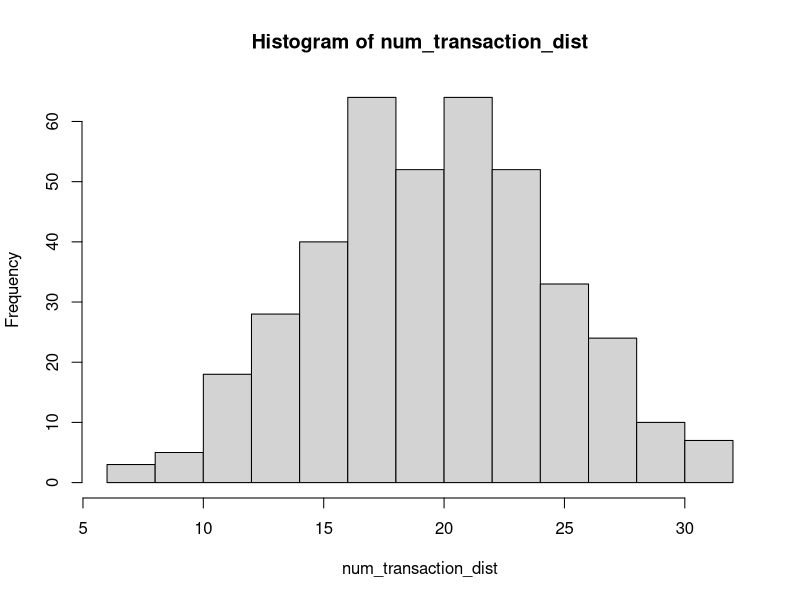
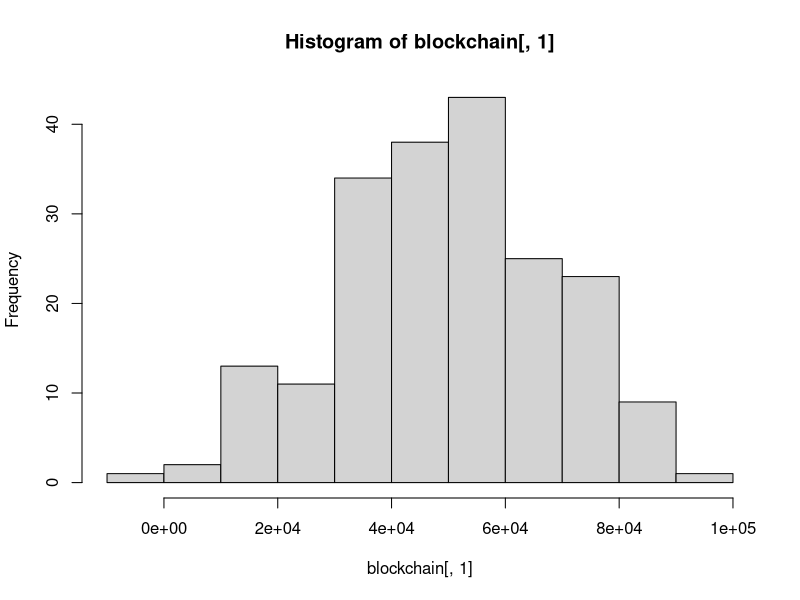

The R source for these figures, in order: (Note: a time limit stopped this script after it produced the figures.)
# Monero dynamic blocksize simulator script
# 2017 Gingeropolous

# install.packages("ggplot2")
# install.packages("reshape")

#Only this one is necessary. Tried the above to to try and get some graphs but lost patience. 
# install.packages("digest")

library(digest)
#library(adagio)
# require(ggplot2)
# require(reshape)

setwd("/home/user/Desktop/r-blockchain-sim/")
# sink('blocksim_output.txt')


# PARAMETERS TO MODIFY
tx_mean <- 20 # mean number of transactions to add to txpool during each block
tx_sd <- 5 # standard deviation for that 
# Our Transaction Number Distribution. Just run these lines to see the distribution
num_transaction_dist <- floor(rnorm(400, mean=tx_mean, sd=tx_sd))
hist(num_transaction_dist)

num_blocks <- 720 # Number of blocks to run simulation. 720 = 1 day
default_mult <- 4 # The default fee multiplier
spike_factor <- 3 # The multiplier of simulated transaction spikes that defy the normal distribution
wallet_auto_fee <- FALSE # When I figure out how to code the auto fee I'll play with it

gen_coins <- 14092278e12 # Total generated coins grabbed from moneroblocks.info circa 3/12/2017
plus_one <- FALSE # This triggers the experimental +1 policy, where there is no fee

# Formulas and parameters that can be modified 

ref_base <- 10e12
CRYPTONOTE_BLOCK_GRANTED_FULL_REWARD_ZONE_V2 <- 60000 # new on is 300000, old one is 60000
fee_factor <- 0.004e12

# Write the new start of the blockchain text file
cat(c(date(),"New blockchain run","Number of blocks",num_blocks,"default multiplier",default_mult,"spike factor",spike_factor,"tx_mean",tx_mean,"tx_sd",tx_sd) , file = "live_blockchain.txt", sep = "\n", fill = FALSE, labels = NULL, append = FALSE)


#Formula sources

#From: https://en.wikipedia.org/wiki/Monero_(cryptocurrency)#Features
# max(0.6, floor((tot_coins − gen_coins)*2e−19)*10e−12)
# max(0.6, floor((M − A)×2−19)×10−12) XMR, with M = 264 − 1 and A = 1012 times the amount of XMR already emitted).


#From: http://monero.stackexchange.com/questions/2531/how-does-the-dynamic-fee-calculation-work
#fee = (R/R0) * (M0/M) * F0
#R: base reward
#R0: reference base reward (10 monero)
#M: block size limit
#M0: minimum block size limit (60000)
#F0: 0.002 monero

#From: https://github.com/monero-project/monero/pull/1276/files#diff-1279d7b0ddc432573cd2bd8c6e632c1fR2718
# uint64_t unscaled_fee_per_kb = (DYNAMIC_FEE_PER_KB_BASE_FEE * CRYPTONOTE_BLOCK_GRANTED_FULL_REWARD_ZONE_V2 / median_block_size);

# These shouldn't be modified
size_block_template <- 0 # Don't modify
tot_coins <- 0xffffffffffffffff # Grabbed from moneromooos thing. Hooray R can read this nonsense

# Create a tx_pool, where each transaction is merely identified by the fee multiplier associated with it
# Transactions will be added to the pool by appending to it, so the higher index of the transaction, the newer the transaction
# tx_pool <- c() # should declare empty? screw it, we're not concerned with memory performance
#I think this should be a matrix

tx_pool <- matrix(NA,ncol = 5)

# Tx pool format:
# Col 1: block entered
# Col 2: fee
# Col 3: hash
# Col 4: tx_size, currently fixed, but will at some point be variable
# Col 5: fee multiplier

# Create a blockchain, and boostrap it with a median as pulled from the existing blockchain
blockchain <- matrix(NA,nrow=200, ncol = 10)
blockchain[,1] <- (rnorm(200, mean=51983.5, sd=20000))
hist(blockchain[,1])

# Block header format
# Col 1: block size
# Col 2: Number of transactions
# Col 3: unmodified base reward
# Col 4: Penalty
# Col 5: Total fees
# Col 6: Final block reward
# Col 7: Remaining transaction in txpool
# Col 8: Number transaction entered into pool in this block
# Col 9: Max age of transaction that was added to this block
# Col 10: Median past 100

bcnames <- c("Block Size","Transactions in block","Base Reward","Block Penalty","Fees in Block","Total Block Reward with Fees","Remaining of txs in txpool","Num transactions entered into txpool","Oldest.tx","Median100")

tmpltnames <- c("Blocktime added to txpool","Fee","Hash","Size","Multiplier")


# This is the beginning of the simulated blockchain. It will run num_blocks many times.
for (i in 1:num_blocks) {
  print("Beginning of block loop")
  print(i)
  #Take care of base reward!
  base_reward <-( tot_coins - gen_coins ) * 2^-19 
  if (base_reward < 600000000000) { base_reward <- 600000000000 }
  
  # Lets generate some fake numbers!
  
  # Number of transactions being created by users and added to the txpool in this block
  num_tx <- rnorm(1, mean=tx_mean, sd=tx_sd) # Genernate the number of transactions that are getting into the mempool during this block
  if (num_tx < 0 ) {num_tx <- 0} # If the numberis below 0, then force to 0. Skews the distribution to 0,
  if (i ==1 ) {num_tx <- 10} # Prevents dimension problem if first transaction pool is 0
  
  # A random function to create large influxes of transactions that defy the normal distribution, spike
  
  spike <- runif(1) # Probability of pool dump randomizer, or just large transaction entrance
  if (spike > 0.95 ) {num_tx <- num_tx*spike_factor}
  
  num_tx=floor(num_tx*(1+sin(i/180)))
  
  #pprint("Number of transactions")
  #print(num_tx)
  
  # What is the current size of the transaction pool
  tx_pool_num <- nrow(tx_pool)

  # What is the current median of the last 100 blocks
  size_of_blockchain <- nrow(blockchain)
  last_100 <- c(blockchain[(size_of_blockchain-99):size_of_blockchain],1)
  med_100 <- as.numeric(median(last_100))
  cat(c("Original med_100 calc:",med_100) , file = "live_blockchain.txt", sep = "\n", fill = TRUE, labels = NULL, append = TRUE)
  if (med_100 < CRYPTONOTE_BLOCK_GRANTED_FULL_REWARD_ZONE_V2) {med_100 <- CRYPTONOTE_BLOCK_GRANTED_FULL_REWARD_ZONE_V2}

  #Lets try the per kb fee
  #The one below, as documented on the SE and on bitcointalk, doesn't seem to actually be implemented in the code
  #fee <- (base_reward/ref_base)*(min_block/block_size_limit)*fee_factor  
  #This one seems to be implemented
  # unscaled_fee_per_kb = (DYNAMIC_FEE_PER_KB_BASE_FEE * CRYPTONOTE_BLOCK_GRANTED_FULL_REWARD_ZONE_V2 / median_block_size);
 
  # From jollymorts work: https://github.com/JollyMort/monero-research/blob/master/Monero%20Dynamic%20Block%20Size%20and%20Dynamic%20Minimum%20Fee/Monero%20Dynamic%20Block%20Size%20and%20Dynamic%20Minimum%20Fee%20-%20DRAFT.md
  
  # F_mc = (R / R_0) * (M_0 / M) * F_0
  #where R_0 = 10 monero is the reference base reward, and F_0 = 0.002 monero / kB.
  # where R is the base block reward, B the block size and M the median block size of the last 100 blocks. The penalty doesn't come in effect unless B > M_0, where M_0 = 60000 bytes is the minimum penalty-free block size. Maximum allowed block size is 2 * M, at which the full base block reward is witheld.
  R <- base_reward
  R_0 <- ref_base
  M <- med_100
  M_0 <- CRYPTONOTE_BLOCK_GRANTED_FULL_REWARD_ZONE_V2
  F_0 <- fee_factor
  
  BASE_FEE_PER_KB <- fee_factor
  MIN_BLOCK_SIZE_MEDIAN <- CRYPTONOTE_BLOCK_GRANTED_FULL_REWARD_ZONE_V2
  median_size <- med_100
  subsidy <- base_reward
  REFERENCE_SUBSIDY <- ref_base
  
  #Moneromoooos
  #perkb_fee <- BASE_FEE_PER_KB * MIN_BLOCK_SIZE_MEDIAN / median_size * subsidy / REFERENCE_SUBSIDY
  
  #Jollymorts
  perkb_fee = (R / R_0) * (M_0 / M) * F_0
  
  # perkb_fee <- fee_factor*CRYPTONOTE_BLOCK_GRANTED_FULL_REWARD_ZONE_V2/med_100
  mult <- default_mult
  # Lets try simulating transactions being created during this block    

    for (p in 1:num_tx) {  
    
    # These are some really quanticed transactions!
    tx_size_random <- runif(1) 
    if(tx_size_random <= 0.5) {tx_base <- 12.65
    } else if (tx_size_random > 0.5 && tx_size_random <= 0.75) {tx_base <- 49.89
    } else if (tx_size_random > 0.75 && tx_size_random <= 0.85) {tx_base <- 23.57
    } else if (tx_size_random > 0.85 && tx_size_random <= 0.90) {tx_base <- 17.06
    } else if (tx_size_random > 0.90 && tx_size_random <= 0.98) {tx_base <- 37.58
    } else if (tx_size_random > 0.98 && tx_size_random <= 1.00) {tx_base <- 62.58
    } else {tx_base <- 12.66}
    
    tx_size <- rnorm(1, mean=(tx_base*1024), sd=1024) 
    #hist(rnorm(500, (tx_base*1024), sd=256))
    
    
    if (wallet_auto_fee == TRUE) {
      # skip for now. Need to add back in if tx_pool_size > med_100
    } else {
      transaction <- c(i,mult*perkb_fee*(tx_size/1024),digest(runif(1),algo="md5"),tx_size,mult) # Add the transaction to the mempool, 
      # Where the transaction is identified by the block # its added in, the fee multiplier, a random hash, and the transaction size
      tx_pool <- rbind(tx_pool,transaction) 
    }
  }
  
  # OK, lets try to make a block and add it to the chain and delete the transactions from the transaction pool
  # This is gonna be a bitch
  
  tx_pool_copy <- tx_pool # Lets not mess with the main transaction pool. This is useless. Dunno why I copied.
  block_template <- matrix(NA, ncol = 5)
  # initiate the block template, creating a random hash, and the size comes from 0.0928*1024
  block_template[1,] <- c(0,0,digest(runif(1),algo="md5"),95.0272,0) 
  #print("Before blockfill loop")
  #print(block_template)
  
  countloop <- 0 # Was for debugging how many times the blockfill loop ran
  
  if (nrow(tx_pool_copy) == 0) {print("Tx pool empty") # Empty transactions pools cause the sim to break
    } else {
  
  # blockfill can be found here
  #  https://github.com/monero-project/monero/blob/c642d3224c65c993ded9423358c818b83b7d74b9/src/cryptonote_core/tx_pool.cpp#L609  
  # On review, that algo seems to prioritize by fee and then by age of transaction. 
    
  repeat { # This is the beginning of the block template loop
    countloop <- countloop + 1 # This was for debugging. Shows how many times it takes to fill a block
    size_block_template <- sum(as.numeric(block_template[,4]))
    cat(c("Countloop: ",countloop," Original size_block_template:",size_block_template) , file = "live_blockchain.txt", sep = "\n", fill = TRUE, labels = NULL, append = TRUE)
  # First, we'll see if there are any high fee transactions in the mempool
    
    if (nrow(tx_pool_copy) == 0) { # Introduced because buggy if txpool gets emptied by blockfilling process 
      print("Tx pool empty and detected in blockfill loop")
      break 
      } else {


    # P_current = R * ((B / M) - 1) ^ 2
    
    # Column 6: shows the difference between the current median and the new potential blocksize with the transaction added
    tx_pool_comp <- cbind(tx_pool_copy,c(M-size_block_template))
    # Column 7: This line will calculate P_current if the transaction is added to the block
    # R * ( (B / M) - 1) ^ 2
    tx_pool_comp <- cbind(tx_pool_comp,c(R * ( ( (as.numeric(tx_pool_comp[,4]) + size_block_template) / med_100) -1 ) ^ 2 ))
    # Column 8: This line will calculate the total blockreward if the transaction is added to the block template
    tx_pool_comp <- cbind(tx_pool_comp,c(as.numeric(tx_pool_comp[,2])+base_reward-as.numeric(tx_pool_comp[,7])))
    
    tx_pool_comp <- tx_pool_comp[complete.cases(tx_pool_comp),,drop=FALSE] # Get rid of the goddamned NA
    tx_pool_copy <- tx_pool_copy[complete.cases(tx_pool_copy),,drop=FALSE] # Get rid of the goddamned NA
    
    # For reference
    # P_current = R * ((B / M) - 1) ^ 2
    # F_mc = (R / R_0) * (M_0 / M) * F_0
    # where R_0 = 10 monero is the reference base reward, and F_0 = 0.002 monero / kB.
    # where R is the base block reward, B the block size and M the median block size of the last 100 blocks. The penalty doesn't come in effect unless B > M_0, where M_0 = 60000 bytes is the minimum penalty-free block size. Maximum allowed block size is 2 * M, at which the full base block reward is witheld.
    # This is used in the final if statement. Need to modify to match the other penalize calculation
  
    # TX_POOL_COMP format
    # Col 1: block entered
    # Col 2: fee
    # Col 3: hash
    # Col 4: tx_size
    # Col 5: fee multiplier 
    # Col 6: size difference: Median - new candidate block with this transaction
    # Col 7: P_current if this transaction is added to the current block template
    # Col 8: Total block reward if this transaction is added to block template
    
    #find the highest fee multiplier and subset the pool into a high multiplier pool
    highest_mult <- max(as.numeric(tx_pool_comp[,5])) # find the highest fee MULTIPLIER
    high_mult_index <- c(which(as.numeric(tx_pool_comp[,5]) == highest_mult)) # Get row indexes of all the transactions with this multiplier
    high_mult_pool <- rbind(tx_pool_comp[high_mult_index,]) # Create sub matrix of the high transactions
    block_ordered_pool <- high_mult_pool[sort.list(high_mult_pool[,1]),,drop=FALSE] # Sort the high fee subset by when they were added to the tx pool
    
    # Could be a way to do all this without copying the data. Sort a bunch of vectors or something. 
    
    # Need to use the difference between median and current blocksize to subset pool for candidates and then sort that pool by block age
    
    #cat("TX_POOL_COMP" , file = "live_blockchain.txt", sep = "\n", fill = TRUE, labels = NULL, append = TRUE)
    #write.table(tx_pool_comp, file="live_blockchain.txt", row.names=FALSE, col.names=FALSE, append = TRUE, quote=FALSE, sep = "\t")
    
    if (size_block_template + as.numeric(block_ordered_pool[1,4]) <= med_100) {
      #So this is the easiest. If the block is lower than the median, we just add most recent and highest fee (would be the most profitable)
      #print("First if")
      #print(countloop)
      #print(block_ordered_pool[1,]) # For logging
      print("First if triggered")
      new_transaction <- block_ordered_pool[1,1:5]
      P_current <- 0
      
      } else if (size_block_template + as.numeric(block_ordered_pool[1,4]) > med_100) {
        print("Second if triggered - standard addition goes over median")
        highest_gain <- max(as.numeric(tx_pool_comp[,8]))
        stuff_index <- c(which(as.numeric(tx_pool_comp[,4]) <= as.numeric(tx_pool_comp[,6])))
        if (highest_gain >= 0) {
          print("Second sub-if. A normal ordered transaction can't fit, we can't stuff another in, and there is a high gain transaction")
          high_gain_index <- c(which(as.numeric(tx_pool_comp[,8]) == highest_gain)) # Get row indexes of all the transactions with this gain
          if (length(high_gain_index) > 1) {high_gain_index <- high_gain_index[1]} # In future can make this random but screw it for now
          new_transaction <- tx_pool_comp[high_gain_index,1:5]
          P_current <- as.numeric(tx_pool_comp[high_gain_index,7])
        
        } else if (length(stuff_index >= 1)) {
          print("First sub-if. Things can still fit in the block, just not the one that should go in based on transaction age")
          stuff_pool <- tx_pool_comp[stuff_index,,drop=FALSE] # Extract the transactions that will fit
          block_ordered_stuff <- stuff_pool[sort.list(stuff_pool[,1]),,drop=FALSE] # Sort these based on their block age
          new_transaction <- block_ordered_stuff[1,1:5]
          P_current <- 0
        
        } else {
          print("Break out of blockfill because over median and no gain possible")
          break
      }
    } else { 
      print ("No blockfill conditions met at all")
      break
      }
    
    block_template <- rbind(block_template,new_transaction) # Add a transaction to the block template
    tx_index <- which(tx_pool_copy[,3] == new_transaction[3]) # Use the hash identifier to get index of transaction in original txpool
    tx_pool_copy <- tx_pool_copy[-tx_index,,drop = FALSE] # delete this transaction from the tx_pool_copy, drop=FALSe prevents the fucker from turning into a vector
    
 } # end of second else for the tx_pool being non-empty
 } # This is the end of the Repeat Loop for creating a block template
  } # end of first else for the tx_pool being non-empty
  
    newblocksize <- sum(as.numeric(block_template[,4]))
    newblocktx <- nrow(block_template)
    new_base_reward <- base_reward - P_current
    newblockfees <- sum(as.numeric(block_template[,2]))
    newblockreward <- base_reward - P_current + newblockfees

    
  #print("We made it out of the blockfill loop")
  # Block header format
  # Col 1: block size
  # Col 2: Number of transactions
  # Col 3: unmodified base reward
  # Col 4: Penalty
  # Col 5: Total fees
  # Col 6: Final block reward
  # Col 7: Remaining transaction in txpool
  # Col 8: Number transaction entered into pool in this block
  # Col 9: Max age of transaction that was added to this block
  # Col 10: Median 100
  
  # Lets add a new block to the chain !!!
  
  newblock <- c(newblocksize,newblocktx,new_base_reward,P_current,newblockfees,newblockreward,(nrow(tx_pool_copy)),num_tx,i-max(as.numeric(block_template[,1])),med_100)
  #print(newblock)
  blockchain <- rbind (blockchain,newblock)
  
  colnames(block_template)<-tmpltnames
  
  tx_pool <- tx_pool_copy
  cat("New block being added" , file = "live_blockchain.txt", sep = "\n", fill = FALSE, labels = NULL, append = TRUE)
  cat(c(bcnames,"\n"), file = "live_blockchain.txt", sep = "\t", fill = FALSE, labels = NULL, append = TRUE)
  cat(c(newblock,"\n"), file = "live_blockchain.txt", sep = "\t", fill = FALSE, labels = NULL, append = TRUE)
  cat("Block Template" , file = "live_blockchain.txt", sep = "\n", fill = TRUE, labels = NULL, append = TRUE)
  cat(c(tmpltnames,"\n"), file = "live_blockchain.txt", sep = "\t", fill = TRUE, labels = NULL, append = TRUE)
  write.table(block_template, file="live_blockchain.txt", row.names=FALSE, col.names=FALSE, append = TRUE, quote=FALSE, sep = "\t")
  
  #print("Iteration")
  #print(i)
  #print("New Block Info")
  #print(newblock)
  
  gen_coins <- gen_coins + new_base_reward
  
  # Rest all these variables
  #Sys.sleep(1)
  last <- 200+i
  if (i > 2 && as.numeric(blockchain[last,7]) > 500*(as.numeric(blockchain[last,2]))) 
  {
    print("Tx pool grew to 500 X the most recent number of transactions added to block. Stopping simulation")
    cat(c("Tx pool grew to 500 X the most recent number of transactions added to block. Stopping simulation. Size of tx_pool",nrow(tx_pool_copy)) , file = "live_blockchain.txt", sep = "\n", fill = TRUE, labels = NULL, append = TRUE)
    break
  }
} # End of primary for loop

synth_blockchain <- blockchain[complete.cases(blockchain),]


#matplot(synth_blockchain,type="l",)
#legend("bottom", inset=.05, legend=bcnames, pch=1, col=c(2,4), horiz=FALSE)

nums <- seq(1,nrow(synth_blockchain),1)
#synth_blockchain <- cbind(synth_blockchain,nums)
colnames(synth_blockchain)<-bcnames
bcdf <- data.frame(synth_blockchain,row.names=nums)

#sink()

write.table(bcdf, file = "blockchain.txt", append = FALSE, quote = TRUE, sep = "\t",
            eol = "\n", na = "NA", dec = ".", row.names = FALSE,
            col.names = TRUE, qmethod = c("escape", "double"))

write.table(tx_pool, file = "finaltxpool.txt", append = FALSE, quote = TRUE, sep = "\t",
            eol = "\n", na = "NA", dec = ".", row.names = FALSE,
            col.names = TRUE, qmethod = c("escape", "double"))

#plot(synth_blockchain[,1], type="o", col="blue")
